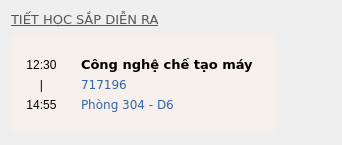
      <widget class="QWidget" name="scrollAreaWidgetContents">
       <property name="geometry">
        <rect>
         <x>0</x>
         <y>0</y>
         <width>338</width>
         <height>141</height>
        </rect>
       </property>
       <layout class="QVBoxLayout" name="verticalLayout">
        <item>
         <widget class="QLabel" name="label_5">
          <property name="minimumSize">
           <size>
            <width>270</width>
            <height>0</height>
           </size>
          </property>
          <property name="maximumSize">
           <size>
            <width>270</width>
            <height>16777215</height>
           </size>
          </property>
          <property name="font">
           <font>
            <family>DejaVu Sans</family>
            <pointsize>10</pointsize>
            <weight>50</weight>
            <bold>false</bold>
            <underline>true</underline>
           </font>
          </property>
          <property name="styleSheet">
           <string notr="true">color: rgb(85, 87, 83);</string>
          </property>
          <property name="text">
           <string>TIẾT HỌC SẮP DIỄN RA</string>
          </property>
         </widget>
        </item>
        <item>
         <widget class="QWidget" name="widget_3" native="true">
          <property name="minimumSize">
           <size>
            <width>320</width>
            <height>100</height>
           </size>
          </property>
          <property name="maximumSize">
           <size>
            <width>320</width>
            <height>100</height>
           </size>
          </property>
          <widget class="QLabel" name="subject">
           <property name="geometry">
            <rect>
             <x>70</x>
             <y>20</y>
             <width>191</width>
             <height>21</height>
            </rect>
           </property>
           <property name="font">
            <font>
             <family>DejaVu Sans</family>
             <pointsize>10</pointsize>
             <weight>75</weight>
             <italic>false</italic>
             <bold>true</bold>
             <underline>false</underline>
            </font>
           </property>
           <property name="styleSheet">
            <string notr="true">background-color: rgb(245, 240, 235);</string>
           </property>
           <property name="text">
            <string>Công nghệ chế tạo máy</string>
           </property>
          </widget>
          <widget class="QLabel" name="start">
           <property name="geometry">
            <rect>
             <x>10</x>
             <y>20</y>
             <width>41</width>
             <height>21</height>
            </rect>
           </property>
           <property name="font">
            <font>
             <pointsize>9</pointsize>
            </font>
           </property>
           <property name="styleSheet">
            <string notr="true">background-color: rgb(245, 240, 235);</string>
           </property>
           <property name="text">
            <string>12:30</string>
           </property>
           <property name="alignment">
            <set>Qt::AlignCenter</set>
           </property>
          </widget>
          <widget class="QLabel" name="room">
           <property name="geometry">
            <rect>
             <x>70</x>
             <y>60</y>
             <width>191</width>
             <height>21</height>
            </rect>
           </property>
           <property name="font">
            <font>
             <family>DejaVu Sans</family>
             <pointsize>9</pointsize>
             <italic>false</italic>
            </font>
           </property>
           <property name="styleSheet">
            <string notr="true">color: rgb(52, 101, 164);
background-color: rgb(245, 240, 235);</string>
           </property>
           <property name="text">
            <string>Phòng 304 - D6</string>
           </property>
          </widget>
          <widget class="QLabel" name="label_18">
           <property name="geometry">
            <rect>
             <x>0</x>
             <y>0</y>
             <width>265</width>
             <height>100</height>
            </rect>
           </property>
           <property name="styleSheet">
            <string notr="true">background-color: rgb(245, 240, 235);
border-radius:5px;</string>
           </property>
           <property name="text">
            <string/>
           </property>
          </widget>
          <widget class="QLabel" name="code">
           <property name="geometry">
            <rect>
             <x>70</x>
             <y>40</y>
             <width>191</width>
             <height>21</height>
            </rect>
           </property>
           <property name="font">
            <font>
             <family>DejaVu Sans</family>
             <pointsize>9</pointsize>
             <italic>false</italic>
            </font>
           </property>
           <property name="styleSheet">
            <string notr="true">color: rgb(52, 101, 164);
background-color: rgb(245, 240, 235);</string>
           </property>
           <property name="text">
            <string>717196 </string>
           </property>
          </widget>
          <widget class="QLabel" name="label_">
           <property name="geometry">
            <rect>
             <x>10</x>
             <y>20</y>
             <width>41</width>
             <height>61</height>
            </rect>
           </property>
           <property name="font">
            <font>
             <pointsize>9</pointsize>
            </font>
           </property>
           <property name="styleSheet">
            <string notr="true">background-color: rgb(245, 240, 235);</string>
           </property>
           <property name="text">
            <string>|</string>
           </property>
           <property name="alignment">
            <set>Qt::AlignCenter</set>
           </property>
          </widget>
          <widget class="QLabel" name="end">
           <property name="geometry">
            <rect>
             <x>10</x>
             <y>60</y>
             <width>41</width>
             <height>21</height>
            </rect>
           </property>
           <property name="font">
            <font>
             <pointsize>9</pointsize>
            </font>
           </property>
           <property name="styleSheet">
            <string notr="true">background-color: rgb(245, 240, 235);</string>
           </property>
           <property name="text">
            <string>14:55</string>
           </property>
           <property name="alignment">
            <set>Qt::AlignCenter</set>
           </property>
          </widget>
          <zorder>label_18</zorder>
          <zorder>subject</zorder>
          <zorder>room</zorder>
          <zorder>code</zorder>
          <zorder>label_</zorder>
          <zorder>end</zorder>
          <zorder>start</zorder>
         </widget>
        </item>
       </layout>
      </widget>
